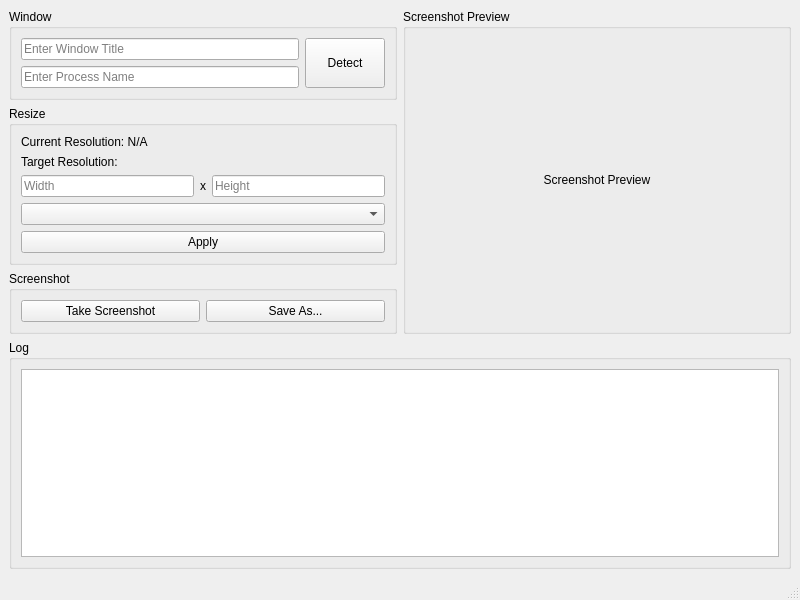
<?xml version="1.0" encoding="UTF-8"?>
<ui version="4.0">
 <class>main_window</class>
 <widget class="QMainWindow" name="main_window">
  <property name="geometry">
   <rect>
    <x>0</x>
    <y>0</y>
    <width>800</width>
    <height>600</height>
   </rect>
  </property>
  <property name="windowTitle">
   <string>Window Resizer</string>
  </property>
  <widget class="QWidget" name="centralwidget">
   <layout class="QVBoxLayout" name="verticalLayout_5">
    <item>
     <layout class="QHBoxLayout" name="horizontalLayout_4">
      <item>
       <layout class="QVBoxLayout" name="verticalLayout">
        <item>
         <widget class="QGroupBox" name="window_group">
          <property name="title">
           <string>Window</string>
          </property>
          <layout class="QHBoxLayout" name="horizontalLayout">
           <item>
            <layout class="QVBoxLayout" name="verticalLayout_2">
             <item>
              <widget class="QLineEdit" name="title_input">
               <property name="placeholderText">
                <string>Enter Window Title</string>
               </property>
              </widget>
             </item>
             <item>
              <widget class="QLineEdit" name="process_input">
               <property name="placeholderText">
                <string>Enter Process Name</string>
               </property>
              </widget>
             </item>
            </layout>
           </item>
           <item>
            <widget class="QPushButton" name="detect_button">
             <property name="sizePolicy">
              <sizepolicy hsizetype="Minimum" vsizetype="Preferred">
               <horstretch>0</horstretch>
               <verstretch>0</verstretch>
              </sizepolicy>
             </property>
             <property name="text">
              <string>Detect</string>
             </property>
            </widget>
           </item>
          </layout>
         </widget>
        </item>
        <item>
         <widget class="QGroupBox" name="resize_group">
          <property name="sizePolicy">
           <sizepolicy hsizetype="Preferred" vsizetype="Expanding">
            <horstretch>0</horstretch>
            <verstretch>0</verstretch>
           </sizepolicy>
          </property>
          <property name="title">
           <string>Resize</string>
          </property>
          <layout class="QVBoxLayout" name="verticalLayout_3">
           <item>
            <widget class="QLabel" name="current_resolution_label">
             <property name="text">
              <string>Current Resolution: N/A</string>
             </property>
            </widget>
           </item>
           <item>
            <widget class="QLabel" name="target_resolution_label">
             <property name="text">
              <string>Target Resolution:</string>
             </property>
            </widget>
           </item>
           <item>
            <layout class="QHBoxLayout" name="horizontalLayout_2">
             <item>
              <widget class="QLineEdit" name="width_input">
               <property name="placeholderText">
                <string>Width</string>
               </property>
              </widget>
             </item>
             <item>
              <widget class="QLabel" name="x_label">
               <property name="toolTip">
                <string/>
               </property>
               <property name="text">
                <string notr="true">x</string>
               </property>
              </widget>
             </item>
             <item>
              <widget class="QLineEdit" name="height_input">
               <property name="placeholderText">
                <string>Height</string>
               </property>
              </widget>
             </item>
            </layout>
           </item>
           <item>
            <widget class="QComboBox" name="preset_combo">
             <property name="placeholderText">
              <string>Select Preset</string>
             </property>
            </widget>
           </item>
           <item>
            <widget class="QPushButton" name="apply_button">
             <property name="text">
              <string>Apply</string>
             </property>
            </widget>
           </item>
          </layout>
         </widget>
        </item>
        <item>
         <widget class="QGroupBox" name="screenshot_group">
          <property name="title">
           <string>Screenshot</string>
          </property>
          <layout class="QHBoxLayout" name="horizontalLayout_3">
           <item>
            <widget class="QPushButton" name="screenshot_button">
             <property name="text">
              <string>Take Screenshot</string>
             </property>
            </widget>
           </item>
           <item>
            <widget class="QPushButton" name="save_button">
             <property name="text">
              <string>Save As...</string>
             </property>
            </widget>
           </item>
          </layout>
         </widget>
        </item>
       </layout>
      </item>
      <item>
       <widget class="QGroupBox" name="preview_group">
        <property name="title">
         <string>Screenshot Preview</string>
        </property>
        <layout class="QVBoxLayout" name="verticalLayout_4">
         <item>
          <widget class="QLabel" name="screenshot_label">
           <property name="sizePolicy">
            <sizepolicy hsizetype="Expanding" vsizetype="Preferred">
             <horstretch>0</horstretch>
             <verstretch>0</verstretch>
            </sizepolicy>
           </property>
           <property name="text">
            <string>Screenshot Preview</string>
           </property>
           <property name="alignment">
            <set>Qt::AlignmentFlag::AlignCenter</set>
           </property>
          </widget>
         </item>
        </layout>
       </widget>
      </item>
     </layout>
    </item>
    <item>
     <widget class="QGroupBox" name="log_group">
      <property name="title">
       <string>Log</string>
      </property>
      <layout class="QVBoxLayout" name="verticalLayout_6">
       <item>
        <widget class="QListWidget" name="log_list"/>
       </item>
      </layout>
     </widget>
    </item>
   </layout>
  </widget>
  <widget class="QMenuBar" name="menubar">
   <property name="geometry">
    <rect>
     <x>0</x>
     <y>0</y>
     <width>800</width>
     <height>33</height>
    </rect>
   </property>
  </widget>
  <widget class="QStatusBar" name="statusbar"/>
 </widget>
 <resources/>
 <connections/>
</ui>
